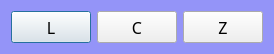
<?xml version="1.0" encoding="UTF-8"?>
<ui version="4.0">
 <class>cls3260MajorFunction</class>
 <widget class="QDialog" name="cls3260MajorFunction">
  <property name="geometry">
   <rect>
    <x>0</x>
    <y>0</y>
    <width>255</width>
    <height>50</height>
   </rect>
  </property>
  <property name="windowTitle">
   <string>选择主参数</string>
  </property>
  <property name="styleSheet">
   <string notr="true">QDialog
{
	background-color: rgb(148, 148, 248);
}</string>
  </property>
  <layout class="QHBoxLayout" name="horizontalLayout">
   <item>
    <widget class="QPushButton" name="btnL">
     <property name="minimumSize">
      <size>
       <width>0</width>
       <height>32</height>
      </size>
     </property>
     <property name="font">
      <font>
       <family>楷体</family>
       <pointsize>12</pointsize>
      </font>
     </property>
     <property name="text">
      <string>L</string>
     </property>
    </widget>
   </item>
   <item>
    <widget class="QPushButton" name="btnC">
     <property name="minimumSize">
      <size>
       <width>0</width>
       <height>32</height>
      </size>
     </property>
     <property name="font">
      <font>
       <family>楷体</family>
       <pointsize>12</pointsize>
      </font>
     </property>
     <property name="text">
      <string>C</string>
     </property>
    </widget>
   </item>
   <item>
    <widget class="QPushButton" name="btnZ">
     <property name="minimumSize">
      <size>
       <width>0</width>
       <height>32</height>
      </size>
     </property>
     <property name="font">
      <font>
       <family>楷体</family>
       <pointsize>12</pointsize>
      </font>
     </property>
     <property name="text">
      <string>Z</string>
     </property>
    </widget>
   </item>
  </layout>
 </widget>
 <resources/>
 <connections/>
</ui>
